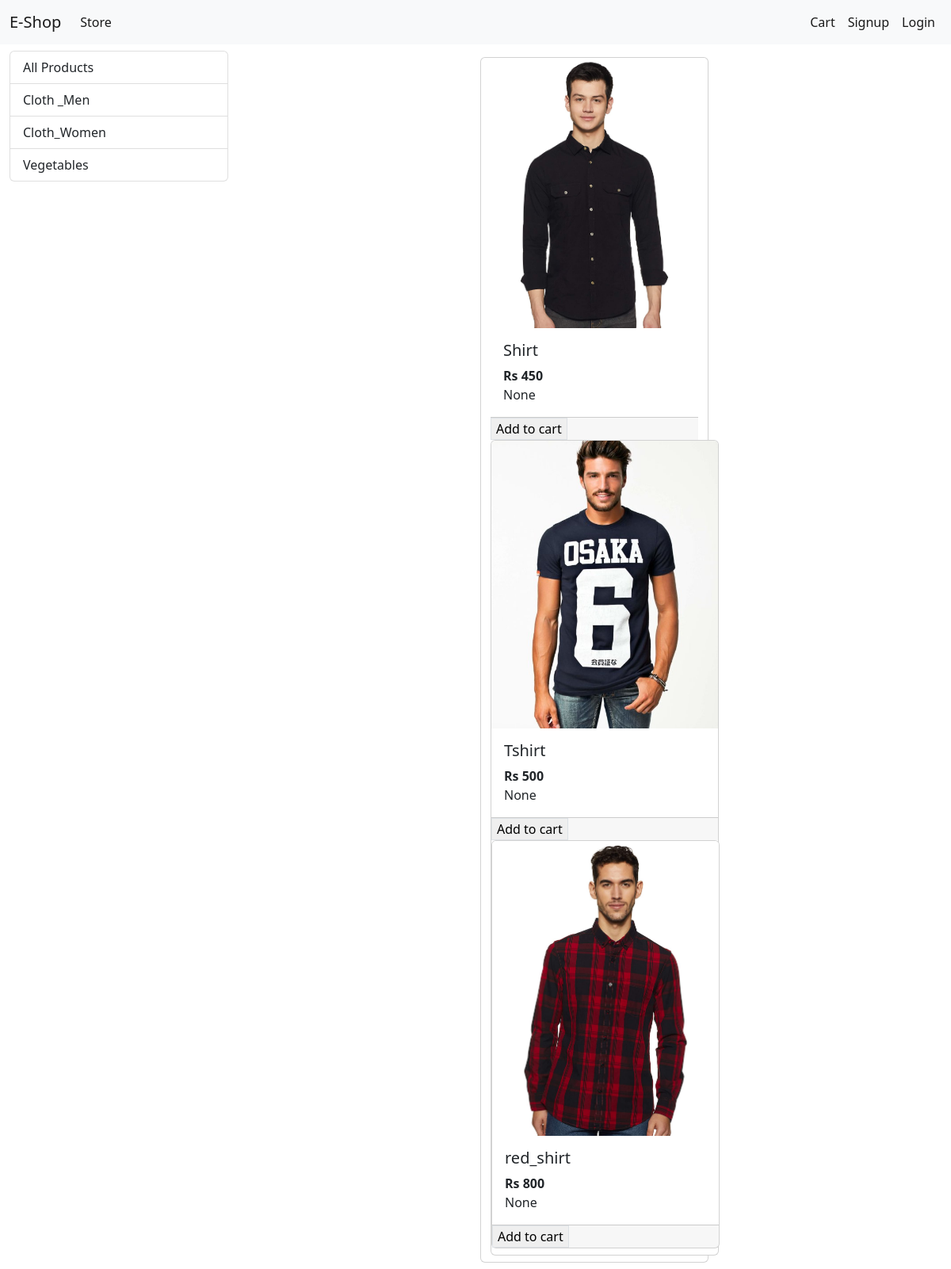
/?category=1, run on the app's committed database.
### store/models.py (models this page shows, shortened)
class Category(models.Model):
    name = models.CharField(max_length = 50)
    @staticmethod
    def get_all_categories():
        return Category.objects.all()

class Product(models.Model):
    name = models.CharField(max_length = 50)
    price = models.IntegerField()
    category = models.ForeignKey(Category,on_delete = models.CASCADE,default = 1)
    description = models.CharField(max_length = 50)
    image = models.ImageField(upload_to = 'upload/products/')
    @staticmethod
    def get_all_products_by_categoryid(category_id):
        if category_id:
           return Product.objects.filter(category = category_id)
        else:
            return Product.get_all_products()

### store/views.py (the view, shortened to what this page needs)
# urls.py: path('',Index.as_view(),name = 'homepage'),
class Index(View):
    def get(self,request):
        cart = request.session.get('cart')
        if not cart:
            request.session['cart'] = {}
        all_products = None
        all_categories = Category.get_all_categories()
        categoryID = request.GET.get('category')
        if categoryID:
            all_products = Product.get_all_products_by_categoryid(categoryID)
        else:
            all_products = Product.get_all_products()
        data = {}
        data['all_products'] = all_products
        data['all_categories'] = all_categories
        print('you are:',request.session.get('email'))
        return render(request,'index.html',data)

### store/templatetags/cart.py (called while the page is built)
@register.filter(name='is_in_cart')
def is_in_cart(product,cart):
    keys = cart.keys()
    for id in keys:
        if int(id) == product.id:
            return True

### store/templatetags/custom_filter.py (called while the page is built)
@register.filter(name='currancy')
def currency(number):
            return "Rs "+str(number)

### store/templates/index.html (shortened to what this page needs)
    {% extends 'base.html' %}
    {% load custom_filter%}
    {% block content %}
    {% load cart %}
      <div class = "container-fluid mt-2">
       <div class="row">
        <div class="col-lg-3 mx-auto">
           <div class="list-group">
            <a href="/" class="list-group-item list-group-item-action">All Products</a>
            {%for category in all_categories%}
            <a href="/?category={{category.id}}" class="list-group-item list-group-item-action">{{category.name}}</a>
             {%endfor%}
           </div>
        </div>
        <div id='products' class = "col-lg-9 mx-auto">
          <div class="row mx-auto mt-2">
            {%for product in all_products%}
            <div class="card mx-auto mb-2" id = {{product.id}} style="width: 18rem">
              <img src="{{product.image.url}}" class="card-img-top" alt="...">
              <div class="card-body">
                <h5 class="card-title">{{product.name}}</h5>
                <p class="card-text"><b>{{product.price|currancy}}</b></p>
                {{product|is_in_cart:request.session.cart}}
              </div>
              <div class = "card-footer p-0 no-gutters">
               {% if product|is_in_cart:request.session.cart %}
               <div class="row no-gutters">
                <form action="/#{{product.id}}" class = "col-2" method = "POST">
                  {% csrf_token %}
                  <input hidden type = "text" name = 'product' value='{{product.id}}'>
                  <input hidden type = "text" name = 'remove' value='True'>
                  <input type="submit" value=" - "class = "btn btn-block btn-secondary">
                </form>
                <div class="text-center col">{{product|cart_quantity:request.session.cart}} in cart</div>
                <form action="/#{{product.id}}" class = "col-2" method = "POST">
                  {% csrf_token %}
                  <input hidden type = "text" name = 'product' value='{{product.id}}'>
                  <input type="submit" value=" + "class = "btn btn-block btn-secondary">
                </form>
                </div>
                {% else %}
                <form action="/#{{product.id}}" method ="POST" class="btn-block">
                <input type='submit' class="float-right btn-light border  form-comtrol" value="Add to cart"></input>
                </form>
                {% endif %}
              </div>
            {%endfor%}
          </div>
        </div>
        {% endblock %}

### data on the page
Category: name "Cloth _Men"
Category: name "Cloth_Women"
Category: name "Vegetables"
Product: {{ product.id }} 1 (drawn), image (picture), name "Shirt", price|currancy "Rs 450", session "None"
Product: image (picture), name "Tshirt", price|currancy "Rs 500", session "None"
Product: image (picture), name "red_shirt", price|currancy "Rs 800", session "None"
